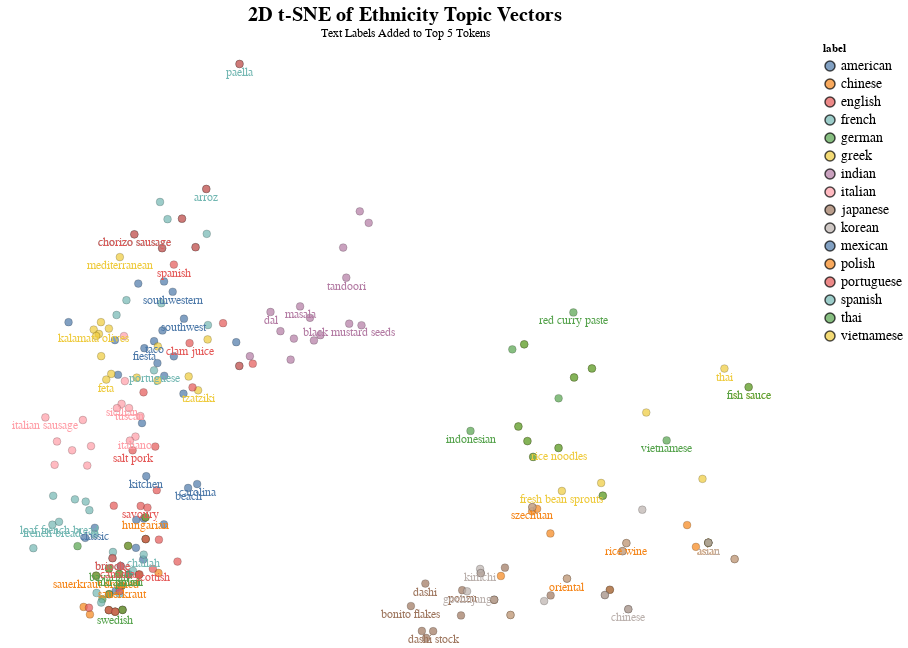

Here is the notebook cell this chart was saved with:
### Code cell
title = alt.TitleParams('2D t-SNE of Ethnicity Topic Vectors',
 subtitle='Text Labels Added to Top 5 Tokens',
 anchor='middle',
 fontSize=20,
 fontWeight='bold'
)
c = alt.Chart(df, title=title).mark_circle(size=60,stroke='black', strokeWidth=.25).encode(
    x = alt.X('x:Q', axis=None),
    y = alt.Y('y:Q', axis=None),
    color = 'label:N',
    #tooltip = ['word','label',],
    )        
t = c.mark_text(dy=8, fontSize=12).encode(
    text='word:N',
    )

(c+t).configure_axis(
    grid=False
    ).configure_legend(
        labelFontSize=14,
        orient='right',
    ).configure_view(
        strokeWidth = 0
    ).properties(
        height=600,
        width = 800
    ).interactive()

### Figure 1 — Vega-Lite specification as saved in the notebook (floating-point values rounded to 4 significant figures; data arrays with more than 128 entries replaced by an {"elided": "..."} marker saying what was removed)
{"config": {"view": {"continuousWidth": 400, "continuousHeight": 300, "strokeWidth": 0}, "axis": {"grid": false}, "legend": {"labelFontSize": 14, "orient": "right"}}, "layer": [{"mark": {"type": "circle", "size": 60, "stroke": "black", "strokeWidth": 0.25}, "encoding": {"color": {"field": "label", "type": "nominal"}, "x": {"axis": null, "field": "x", "type": "quantitative"}, "y": {"axis": null, "field": "y", "type": "quantitative"}}, "selection": {"selector034": {"type": "interval", "bind": "scales", "encodings": ["x", "y"]}}, "title": {"text": "2D t-SNE of Ethnicity Topic Vectors", "anchor": "middle", "fontSize": 20, "fontWeight": "bold", "subtitle": "Text Labels Added to Top 5 Tokens"}}, {"mark": {"type": "text", "dy": 8, "fontSize": 12}, "encoding": {"color": {"field": "label", "type": "nominal"}, "text": {"field": "word", "type": "nominal"}, "x": {"axis": null, "field": "x", "type": "quantitative"}, "y": {"axis": null, "field": "y", "type": "quantitative"}}, "title": {"text": "2D t-SNE of Ethnicity Topic Vectors", "anchor": "middle", "fontSize": 20, "fontWeight": "bold", "subtitle": "Text Labels Added to Top 5 Tokens"}}], "data": {"name": "data-cc668afbcbaa460678edc04d4d3c9fc8"}, "height": 600, "width": 800, "$schema": "https://vega.github.io/schema/vega-lite/v4.17.0.json", "datasets": {"data-cc668afbcbaa460678edc04d4d3c9fc8": {"elided": "240 records"}}}
